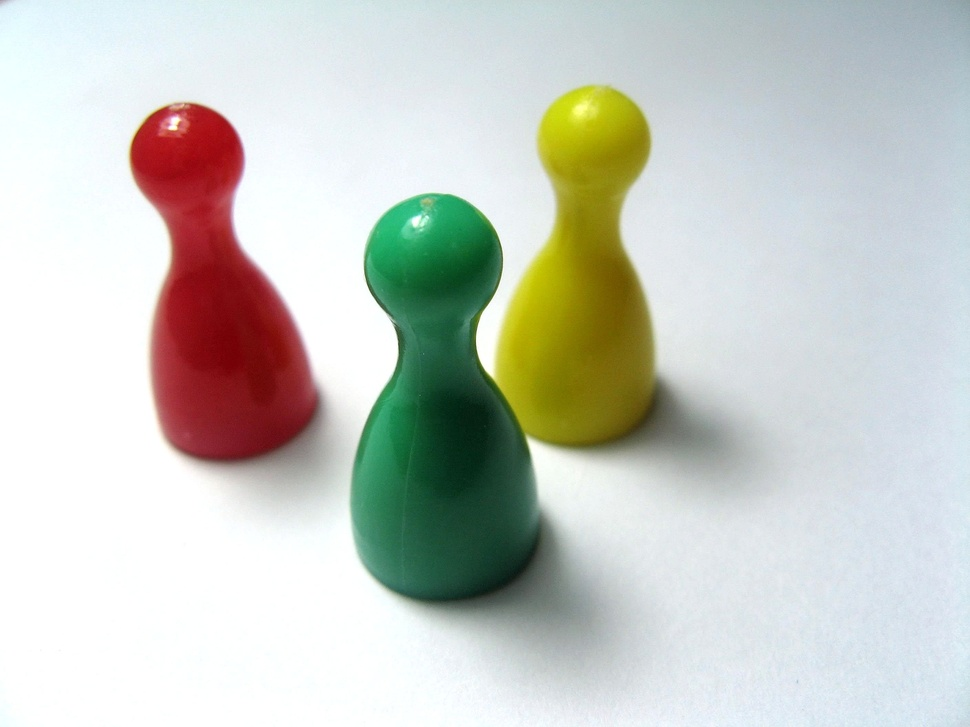
#> input picture images/red-green-yellow-figures.jpg, 970 x 727 px, shrunk from 2816 x 2112 before the run, found by its file name
$ jupyter execute BoundingBox_Red_Green.ipynb
#> lines starting #> are read from the running program, lines starting #| are printed output that depends on the picture
[cell 1]
import cv2
import numpy as np
import matplotlib.pyplot as plt
from mpl_toolkits.mplot3d import Axes3D
from matplotlib import cm
from matplotlib import colors

[cell 2]
def imshow(img):
  cv2.imshow(" .. ",img)
  cv2.waitKey(0)
  cv2.destroyAllWindows()

[cell 3]
img = cv2.imread('./red-green-yellow-figures.jpg')
#> img is the input picture: shape (727, 970, 3); mean B, G, R 195.6, 203.1, 200.2
plt.imshow(img)
plt.show()

[cell 4]
img = cv2.cvtColor(img, cv2.COLOR_BGR2RGB)
plt.imshow(img)
plt.title("RGB Image")
plt.show()

[cell 5]
hsv_img = cv2.cvtColor(img, cv2.COLOR_RGB2HSV)
#> hsv_img: shape (727, 970, 3); mean H, S, V 79.1, 47, 212.8
plt.imshow(hsv_img)
plt.title("HSV Image")
plt.show()

**Displaying the scatter plot of the image HSV representation**

[cell 6]
pixel_colors = img.reshape((np.shape(img)[0]*np.shape(img)[1], 3))
norm = colors.Normalize(vmin=-1.,vmax=1.)
norm.autoscale(pixel_colors)
pixel_colors = norm(pixel_colors).tolist()
#> pixel_colors = 705190 items

[cell 7]
h, s, v = cv2.split(hsv_img)
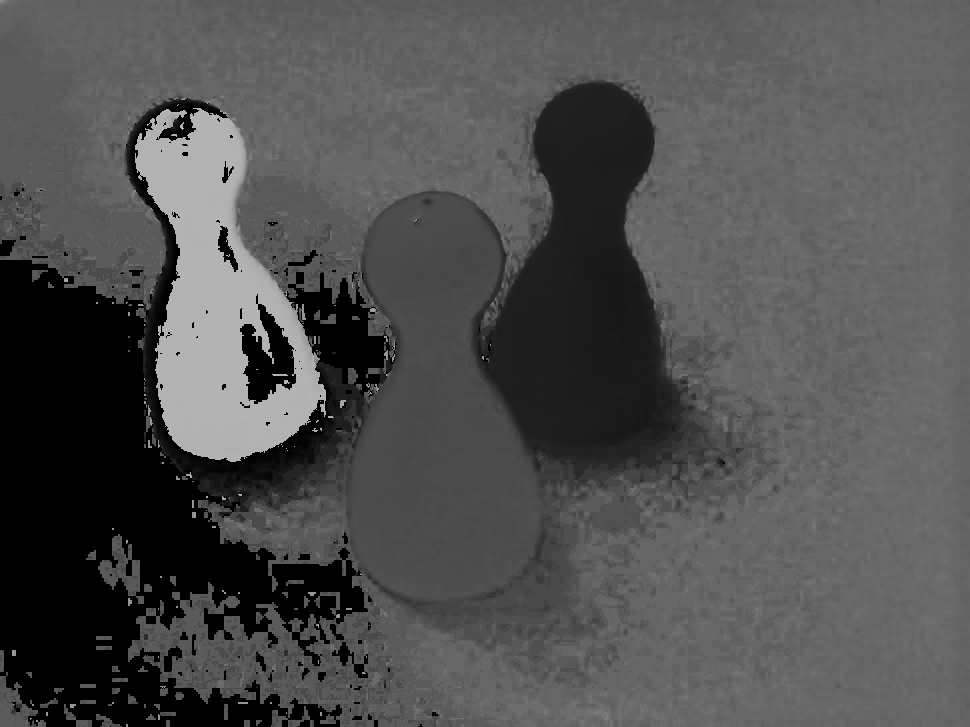
#> h: shape (727, 970); min 0, max 179, mean 79.1
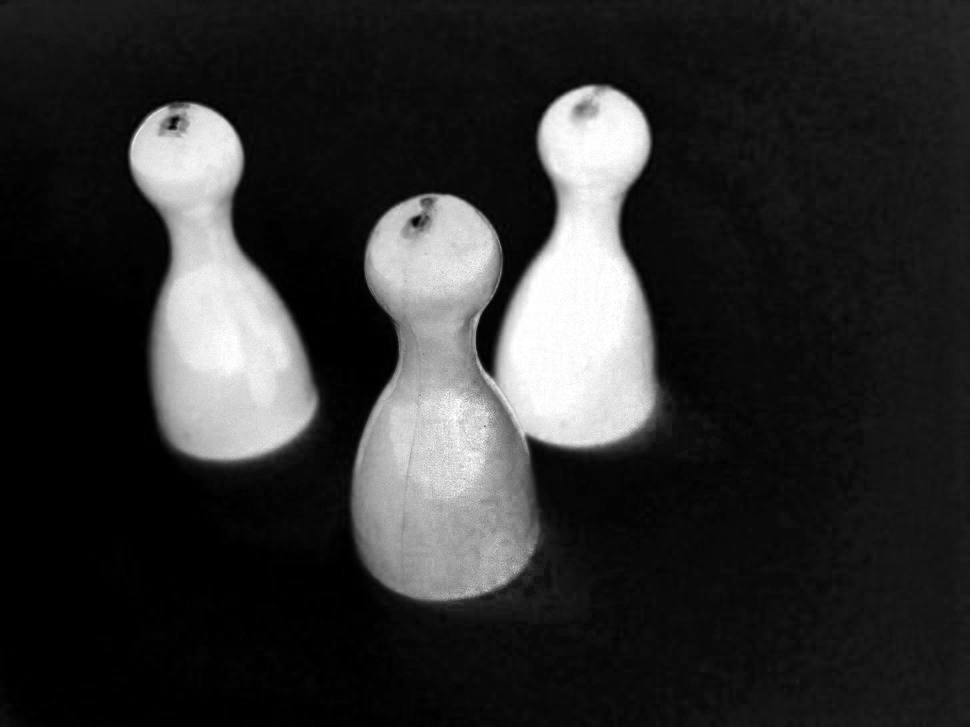
#> s: shape (727, 970); min 0, max 255, mean 47
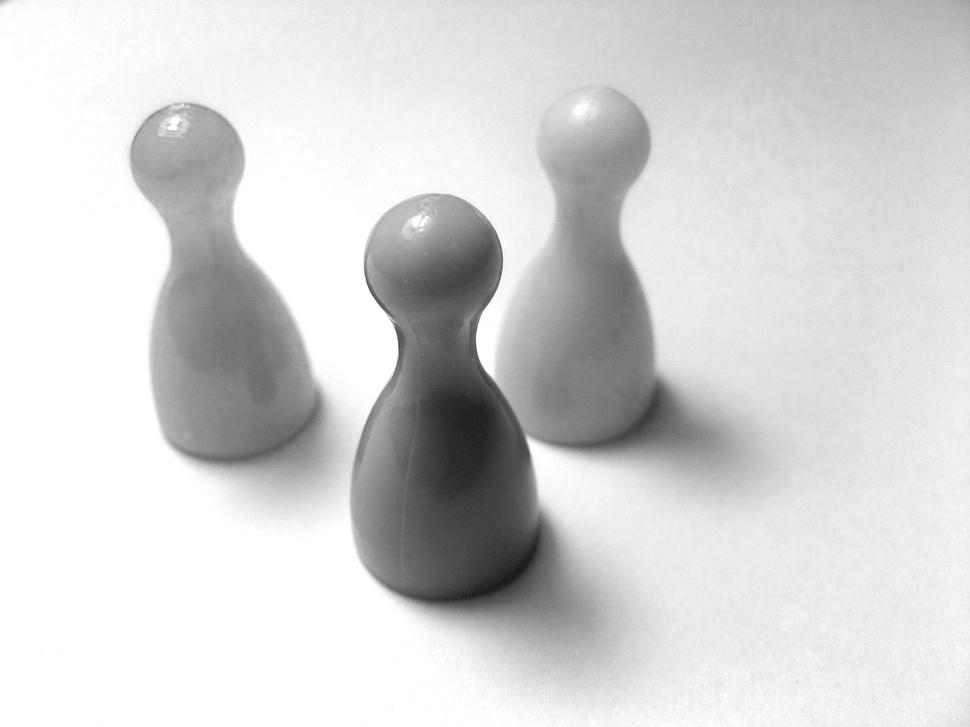
#> v: shape (727, 970); min 22, max 255, mean 212.8
fig = plt.figure()
axis = fig.add_subplot(1, 1, 1, projection="3d")

axis.scatter(h.flatten(), s.flatten(), v.flatten(), facecolors=pixel_colors, marker=".")
axis.set_xlabel("Hue")
axis.set_ylabel("Saturation")
axis.set_zlabel("Value")
plt.title("HSV Scatter Plot")
plt.show()
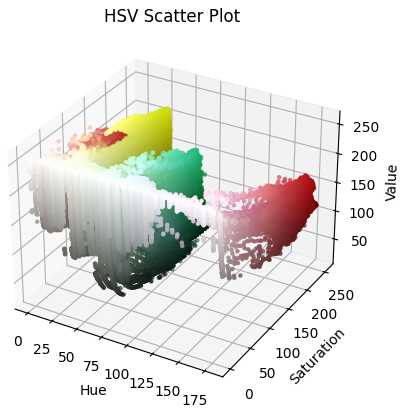
#> figure drawn by matplotlib, 1 panel
